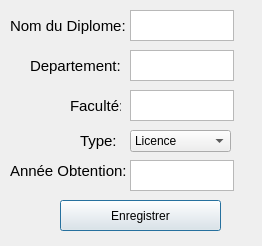
<?xml version="1.0" encoding="UTF-8"?>
<ui version="4.0">
 <class>ajoutdiplome</class>
 <widget class="QDialog" name="ajoutdiplome">
  <property name="geometry">
   <rect>
    <x>0</x>
    <y>0</y>
    <width>262</width>
    <height>246</height>
   </rect>
  </property>
  <property name="windowTitle">
   <string>Dialog</string>
  </property>
  <widget class="QTextEdit" name="textEdit_2">
   <property name="geometry">
    <rect>
     <x>130</x>
     <y>50</y>
     <width>104</width>
     <height>31</height>
    </rect>
   </property>
   <property name="font">
    <font>
     <pointsize>11</pointsize>
    </font>
   </property>
  </widget>
  <widget class="QLabel" name="label">
   <property name="geometry">
    <rect>
     <x>10</x>
     <y>10</y>
     <width>121</width>
     <height>31</height>
    </rect>
   </property>
   <property name="font">
    <font>
     <pointsize>11</pointsize>
    </font>
   </property>
   <property name="text">
    <string>Nom du Diplome:</string>
   </property>
  </widget>
  <widget class="QPushButton" name="pushButton">
   <property name="geometry">
    <rect>
     <x>60</x>
     <y>200</y>
     <width>161</width>
     <height>31</height>
    </rect>
   </property>
   <property name="text">
    <string>Enregistrer</string>
   </property>
  </widget>
  <widget class="QLabel" name="label_2">
   <property name="geometry">
    <rect>
     <x>30</x>
     <y>50</y>
     <width>91</width>
     <height>31</height>
    </rect>
   </property>
   <property name="font">
    <font>
     <pointsize>11</pointsize>
    </font>
   </property>
   <property name="text">
    <string>Departement:</string>
   </property>
  </widget>
  <widget class="QTextEdit" name="textEdit_3">
   <property name="geometry">
    <rect>
     <x>130</x>
     <y>90</y>
     <width>104</width>
     <height>31</height>
    </rect>
   </property>
   <property name="font">
    <font>
     <pointsize>11</pointsize>
    </font>
   </property>
  </widget>
  <widget class="QLabel" name="label_3">
   <property name="geometry">
    <rect>
     <x>70</x>
     <y>90</y>
     <width>51</width>
     <height>31</height>
    </rect>
   </property>
   <property name="font">
    <font>
     <pointsize>11</pointsize>
    </font>
   </property>
   <property name="text">
    <string>Faculté:</string>
   </property>
  </widget>
  <widget class="QTextEdit" name="textEdit">
   <property name="geometry">
    <rect>
     <x>130</x>
     <y>10</y>
     <width>104</width>
     <height>31</height>
    </rect>
   </property>
   <property name="font">
    <font>
     <pointsize>11</pointsize>
    </font>
   </property>
  </widget>
  <widget class="QComboBox" name="comboBox">
   <property name="geometry">
    <rect>
     <x>130</x>
     <y>130</y>
     <width>101</width>
     <height>22</height>
    </rect>
   </property>
   <item>
    <property name="text">
     <string>Licence</string>
    </property>
   </item>
   <item>
    <property name="text">
     <string>Master</string>
    </property>
   </item>
   <item>
    <property name="text">
     <string>Doctorat</string>
    </property>
   </item>
  </widget>
  <widget class="QLabel" name="label_4">
   <property name="geometry">
    <rect>
     <x>80</x>
     <y>130</y>
     <width>41</width>
     <height>21</height>
    </rect>
   </property>
   <property name="font">
    <font>
     <pointsize>11</pointsize>
    </font>
   </property>
   <property name="text">
    <string>Type:</string>
   </property>
  </widget>
  <widget class="QLabel" name="label_5">
   <property name="geometry">
    <rect>
     <x>10</x>
     <y>160</y>
     <width>121</width>
     <height>21</height>
    </rect>
   </property>
   <property name="font">
    <font>
     <pointsize>11</pointsize>
    </font>
   </property>
   <property name="text">
    <string>Année Obtention:</string>
   </property>
  </widget>
  <widget class="QTextEdit" name="textEdit_4">
   <property name="geometry">
    <rect>
     <x>130</x>
     <y>160</y>
     <width>104</width>
     <height>31</height>
    </rect>
   </property>
   <property name="font">
    <font>
     <pointsize>11</pointsize>
    </font>
   </property>
  </widget>
 </widget>
 <resources/>
 <connections/>
</ui>
